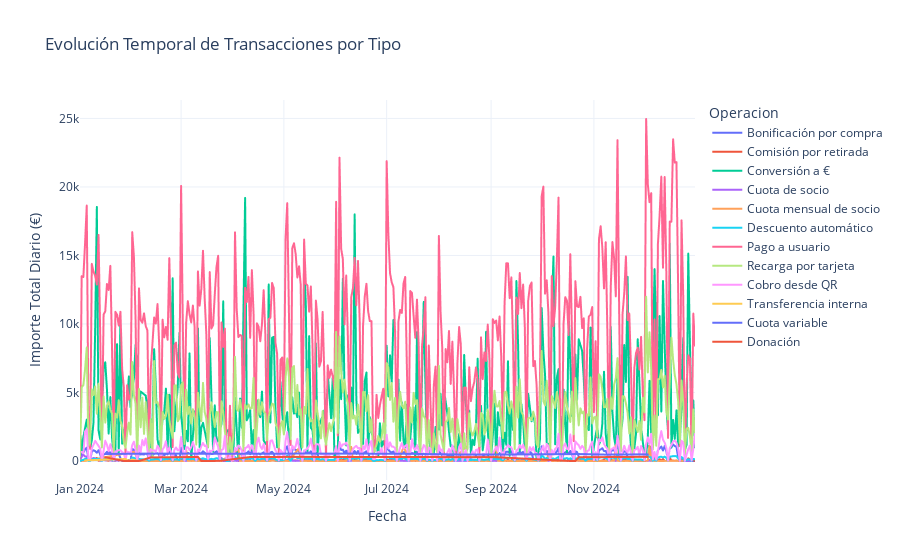

The notebook cell this image was saved under:
### Markdown cell above
## 3. Análisis Temporal de Transacciones

Analizamos cómo evolucionan las transacciones a lo largo del tiempo.

### Code cell
# Consulta para análisis temporal
query_temporal = """
SELECT 
    DATE(CONCAT(
        SUBSTRING(f.Id_fecha, 1, 4), '-',
        SUBSTRING(f.Id_fecha, 5, 2), '-',
        SUBSTRING(f.Id_fecha, 7, 2)
    )) as fecha,
    o.Operacion,
    SUM(f.Cantidad) as suma_diaria
FROM fact_table f
JOIN dim_operaciones o ON f.Id_tipo_operacion = o.Id_tipo_operacion
GROUP BY fecha, o.Operacion
ORDER BY fecha;
"""

df_temporal = ejecutar_query(query_temporal)

# Crear gráfico de líneas temporal
fig = px.line(df_temporal, 
              x='fecha', 
              y='suma_diaria', 
              color='Operacion',
              title='Evolución Temporal de Transacciones por Tipo')

fig.update_layout(
    xaxis_title='Fecha',
    yaxis_title='Importe Total Diario (€)',
    template='plotly_white'
)

fig.show()

### Figure 1 — Plotly figure (JSON) as saved in the notebook; plotly's stock layout.template omitted (floating-point values rounded to 4 significant figures; data arrays with more than 128 entries replaced by an {"elided": "..."} marker saying what was removed)
{"data": [{"hovertemplate": "Operacion=Bonificación por compra<br>fecha=%{x}<br>suma_diaria=%{y}<extra></extra>", "legendgroup": "Bonificación por compra", "line": {"color": "#636efa", "dash": "solid"}, "marker": {"symbol": "circle"}, "mode": "lines", "name": "Bonificación por compra", "showlegend": true, "type": "scattergl", "x": {"elided": "366 str values"}, "xaxis": "x", "y": {"elided": "366 float values"}, "yaxis": "y"}, {"hovertemplate": "Operacion=Comisión por retirada<br>fecha=%{x}<br>suma_diaria=%{y}<extra></extra>", "legendgroup": "Comisión por retirada", "line": {"color": "#EF553B", "dash": "solid"}, "marker": {"symbol": "circle"}, "mode": "lines", "name": "Comisión por retirada", "showlegend": true, "type": "scattergl", "x": {"elided": "320 str values"}, "xaxis": "x", "y": {"elided": "320 float values"}, "yaxis": "y"}, {"hovertemplate": "Operacion=Conversión a €<br>fecha=%{x}<br>suma_diaria=%{y}<extra></extra>", "legendgroup": "Conversión a €", "line": {"color": "#00cc96", "dash": "solid"}, "marker": {"symbol": "circle"}, "mode": "lines", "name": "Conversión a €", "showlegend": true, "type": "scattergl", "x": {"elided": "327 str values"}, "xaxis": "x", "y": {"elided": "327 float values"}, "yaxis": "y"}, {"hovertemplate": "Operacion=Cuota de socio<br>fecha=%{x}<br>suma_diaria=%{y}<extra></extra>", "legendgroup": "Cuota de socio", "line": {"color": "#ab63fa", "dash": "solid"}, "marker": {"symbol": "circle"}, "mode": "lines", "name": "Cuota de socio", "showlegend": true, "type": "scattergl", "x": {"elided": "205 str values"}, "xaxis": "x", "y": {"elided": "205 int values"}, "yaxis": "y"}, {"hovertemplate": "Operacion=Cuota mensual de socio<br>fecha=%{x}<br>suma_diaria=%{y}<extra></extra>", "legendgroup": "Cuota mensual de socio", "line": {"color": "#FFA15A", "dash": "solid"}, "marker": {"symbol": "circle"}, "mode": "lines", "name": "Cuota mensual de socio", "showlegend": true, "type": "scattergl", "x": {"elided": "149 str values"}, "xaxis": "x", "y": {"elided": "149 float values"}, "yaxis": "y"}, {"hovertemplate": "Operacion=Descuento automático<br>fecha=%{x}<br>suma_diaria=%{y}<extra></extra>", "legendgroup": "Descuento automático", "line": {"color": "#19d3f3", "dash": "solid"}, "marker": {"symbol": "circle"}, "mode": "lines", "name": "Descuento automático", "showlegend": true, "type": "scattergl", "x": {"elided": "366 str values"}, "xaxis": "x", "y": {"elided": "366 float values"}, "yaxis": "y"}, {"hovertemplate": "Operacion=Pago a usuario<br>fecha=%{x}<br>suma_diaria=%{y}<extra></extra>", "legendgroup": "Pago a usuario", "line": {"color": "#FF6692", "dash": "solid"}, "marker": {"symbol": "circle"}, "mode": "lines", "name": "Pago a usuario", "showlegend": true, "type": "scattergl", "x": {"elided": "366 str values"}, "xaxis": "x", "y": {"elided": "366 float values"}, "yaxis": "y"}, {"hovertemplate": "Operacion=Recarga por tarjeta<br>fecha=%{x}<br>suma_diaria=%{y}<extra></extra>", "legendgroup": "Recarga por tarjeta", "line": {"color": "#B6E880", "dash": "solid"}, "marker": {"symbol": "circle"}, "mode": "lines", "name": "Recarga por tarjeta", "showlegend": true, "type": "scattergl", "x": {"elided": "364 str values"}, "xaxis": "x", "y": {"elided": "364 int values"}, "yaxis": "y"}, {"hovertemplate": "Operacion=Cobro desde QR<br>fecha=%{x}<br>suma_diaria=%{y}<extra></extra>", "legendgroup": "Cobro desde QR", "line": {"color": "#FF97FF", "dash": "solid"}, "marker": {"symbol": "circle"}, "mode": "lines", "name": "Cobro desde QR", "showlegend": true, "type": "scattergl", "x": {"elided": "365 str values"}, "xaxis": "x", "y": {"elided": "365 float values"}, "yaxis": "y"}, {"hovertemplate": "Operacion=Transferencia interna<br>fecha=%{x}<br>suma_diaria=%{y}<extra></extra>", "legendgroup": "Transferencia interna", "line": {"color": "#FECB52", "dash": "solid"}, "marker": {"symbol": "circle"}, "mode": "lines", "name": "Transferencia interna", "showlegend": true, "type": "scattergl", "x": ["2024-01-04", "2024-01-28", "2024-01-30", "2024-02-01", "2024-02-05"], "xaxis": "x", "y": [45, 147.8, 8.48, 105.0, 3.62], "yaxis": "y"}, {"hovertemplate": "Operacion=Cuota variable<br>fecha=%{x}<br>suma_diaria=%{y}<extra></extra>", "legendgroup": "Cuota variable", "line": {"color": "#636efa", "dash": "solid"}, "marker": {"symbol": "circle"}, "mode": "lines", "name": "Cuota variable", "showlegend": true, "type": "scattergl", "x": ["2024-01-16", "2024-02-13", "2024-03-18", "2024-04-24", "2024-05-10", "2024-06-10", "2024-07-10", "2024-08-13", "2024-09-04", "2024-10-23", "2024-11-08", "2024-12-03"], "xaxis": "x", "y": [511.5, 541.4, 531.0, 526.1, 545.8, 536.2, 529.5, 476.9, 470.0, 509.4, 466.6, 484.8], "yaxis": "y"}, {"hovertemplate": "Operacion=Donación<br>fecha=%{x}<br>suma_diaria=%{y}<extra></extra>", "legendgroup": "Donación", "line": {"color": "#EF553B", "dash": "solid"}, "marker": {"symbol": "circle"}, "mode": "lines", "name": "Donación", "showlegend": true, "type": "scattergl", "x": ["2024-01-16", "2024-01-27", "2024-02-05", "2024-02-12", "2024-03-11", "2024-03-13", "2024-03-15", "2024-03-19", "2024-03-24", "2024-04-11", "2024-05-10", "2024-06-07", "2024-07-10", "2024-08-13", "2024-09-04", "2024-10-18", "2024-10-21", "2024-10-23", "2024-11-08", "2024-12-03"], "xaxis": "x", "y": [276.1, 0.58, 0.38, 263.5, 293.1, 2.99, 5.46, 0.15, 8.15, 291.6, 297.8, 292.5, 293.0, 285.7, 277.7, 0.27, 0.09, 275.3, 286.6, 301.2], "yaxis": "y"}], "layout": {"legend": {"title": {"text": "Operacion"}, "tracegroupgap": 0}, "title": {"text": "Evolución Temporal de Transacciones por Tipo"}, "xaxis": {"anchor": "y", "domain": [0, 1], "title": {"text": "Fecha"}}, "yaxis": {"anchor": "x", "domain": [0, 1], "title": {"text": "Importe Total Diario (€)"}}}}
